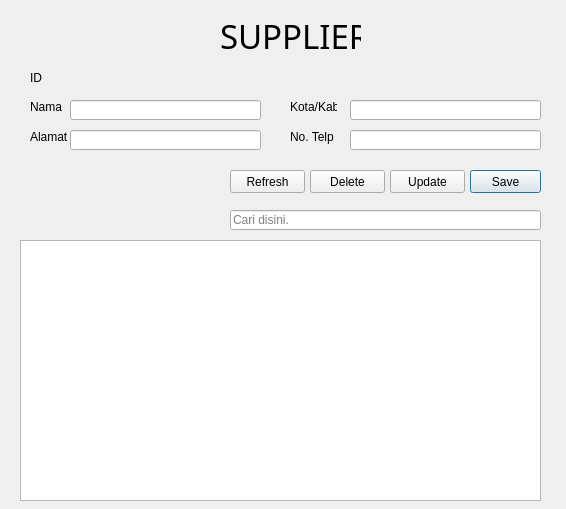
<?xml version="1.0" encoding="UTF-8"?>
<ui version="4.0">
 <class>supplier</class>
 <widget class="QDialog" name="supplier">
  <property name="geometry">
   <rect>
    <x>0</x>
    <y>0</y>
    <width>566</width>
    <height>509</height>
   </rect>
  </property>
  <property name="windowTitle">
   <string>Dialog</string>
  </property>
  <widget class="QLabel" name="label">
   <property name="geometry">
    <rect>
     <x>220</x>
     <y>10</y>
     <width>141</width>
     <height>51</height>
    </rect>
   </property>
   <property name="font">
    <font>
     <family>Maiandra GD</family>
     <pointsize>25</pointsize>
    </font>
   </property>
   <property name="text">
    <string>SUPPLIER</string>
   </property>
  </widget>
  <widget class="QLineEdit" name="txt_nama">
   <property name="geometry">
    <rect>
     <x>70</x>
     <y>100</y>
     <width>191</width>
     <height>20</height>
    </rect>
   </property>
  </widget>
  <widget class="QLabel" name="label_2">
   <property name="geometry">
    <rect>
     <x>30</x>
     <y>100</y>
     <width>47</width>
     <height>14</height>
    </rect>
   </property>
   <property name="text">
    <string>Nama</string>
   </property>
  </widget>
  <widget class="QLineEdit" name="txt_alamat">
   <property name="geometry">
    <rect>
     <x>70</x>
     <y>130</y>
     <width>191</width>
     <height>20</height>
    </rect>
   </property>
  </widget>
  <widget class="QLabel" name="label_3">
   <property name="geometry">
    <rect>
     <x>30</x>
     <y>130</y>
     <width>47</width>
     <height>14</height>
    </rect>
   </property>
   <property name="text">
    <string>Alamat</string>
   </property>
  </widget>
  <widget class="QLineEdit" name="txt_kota">
   <property name="geometry">
    <rect>
     <x>350</x>
     <y>100</y>
     <width>191</width>
     <height>20</height>
    </rect>
   </property>
  </widget>
  <widget class="QLabel" name="label_4">
   <property name="geometry">
    <rect>
     <x>290</x>
     <y>130</y>
     <width>47</width>
     <height>14</height>
    </rect>
   </property>
   <property name="text">
    <string>No. Telp</string>
   </property>
  </widget>
  <widget class="QLineEdit" name="txt_telp">
   <property name="geometry">
    <rect>
     <x>350</x>
     <y>130</y>
     <width>191</width>
     <height>20</height>
    </rect>
   </property>
  </widget>
  <widget class="QLabel" name="label_5">
   <property name="geometry">
    <rect>
     <x>290</x>
     <y>100</y>
     <width>47</width>
     <height>14</height>
    </rect>
   </property>
   <property name="text">
    <string>Kota/Kab</string>
   </property>
  </widget>
  <widget class="QTableView" name="tableView">
   <property name="geometry">
    <rect>
     <x>20</x>
     <y>240</y>
     <width>521</width>
     <height>261</height>
    </rect>
   </property>
  </widget>
  <widget class="QPushButton" name="pushButton_save">
   <property name="enabled">
    <bool>true</bool>
   </property>
   <property name="geometry">
    <rect>
     <x>470</x>
     <y>170</y>
     <width>71</width>
     <height>23</height>
    </rect>
   </property>
   <property name="text">
    <string>Save</string>
   </property>
  </widget>
  <widget class="QPushButton" name="pushButton_update">
   <property name="geometry">
    <rect>
     <x>390</x>
     <y>170</y>
     <width>75</width>
     <height>23</height>
    </rect>
   </property>
   <property name="text">
    <string>Update</string>
   </property>
  </widget>
  <widget class="QPushButton" name="pushButton_delete">
   <property name="enabled">
    <bool>true</bool>
   </property>
   <property name="geometry">
    <rect>
     <x>310</x>
     <y>170</y>
     <width>75</width>
     <height>23</height>
    </rect>
   </property>
   <property name="text">
    <string>Delete</string>
   </property>
  </widget>
  <widget class="QLabel" name="label_6">
   <property name="geometry">
    <rect>
     <x>30</x>
     <y>70</y>
     <width>41</width>
     <height>16</height>
    </rect>
   </property>
   <property name="text">
    <string>ID</string>
   </property>
  </widget>
  <widget class="QLabel" name="txt_id">
   <property name="geometry">
    <rect>
     <x>70</x>
     <y>70</y>
     <width>41</width>
     <height>16</height>
    </rect>
   </property>
   <property name="text">
    <string/>
   </property>
  </widget>
  <widget class="QPushButton" name="pushButton_refresh">
   <property name="geometry">
    <rect>
     <x>230</x>
     <y>170</y>
     <width>75</width>
     <height>23</height>
    </rect>
   </property>
   <property name="text">
    <string>Refresh</string>
   </property>
  </widget>
  <widget class="QLineEdit" name="txt_cari">
   <property name="geometry">
    <rect>
     <x>230</x>
     <y>210</y>
     <width>311</width>
     <height>20</height>
    </rect>
   </property>
   <property name="inputMask">
    <string notr="true"/>
   </property>
   <property name="text">
    <string/>
   </property>
   <property name="placeholderText">
    <string>Cari disini.</string>
   </property>
  </widget>
 </widget>
 <resources/>
 <connections/>
</ui>
